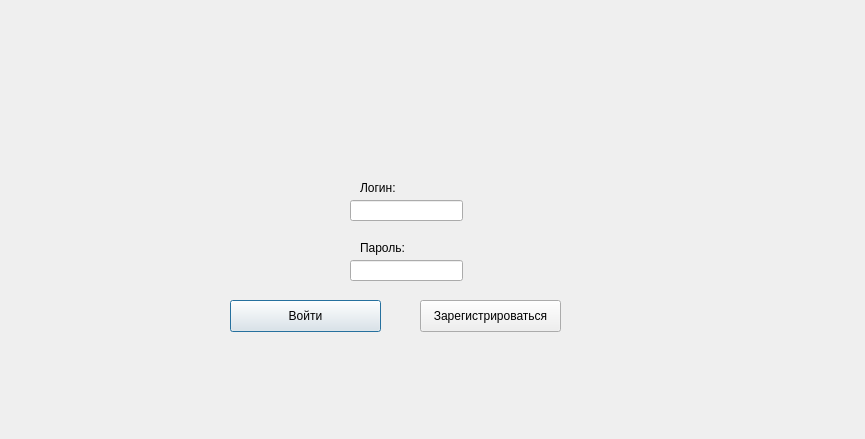
<?xml version="1.0" encoding="UTF-8"?>
<ui version="4.0">
 <class>LoginWindow</class>
 <widget class="QDialog" name="LoginWindow">
  <property name="geometry">
   <rect>
    <x>0</x>
    <y>0</y>
    <width>865</width>
    <height>439</height>
   </rect>
  </property>
  <property name="windowTitle">
   <string>Dialog</string>
  </property>
  <widget class="QLabel" name="label">
   <property name="geometry">
    <rect>
     <x>360</x>
     <y>180</y>
     <width>58</width>
     <height>16</height>
    </rect>
   </property>
   <property name="text">
    <string>Логин:</string>
   </property>
  </widget>
  <widget class="QLineEdit" name="loginLineEdit">
   <property name="geometry">
    <rect>
     <x>350</x>
     <y>200</y>
     <width>113</width>
     <height>21</height>
    </rect>
   </property>
  </widget>
  <widget class="QLabel" name="label_2">
   <property name="geometry">
    <rect>
     <x>360</x>
     <y>240</y>
     <width>58</width>
     <height>16</height>
    </rect>
   </property>
   <property name="text">
    <string>Пароль:</string>
   </property>
  </widget>
  <widget class="QLineEdit" name="passwordLineEdit">
   <property name="geometry">
    <rect>
     <x>350</x>
     <y>260</y>
     <width>113</width>
     <height>21</height>
    </rect>
   </property>
   <property name="echoMode">
    <enum>QLineEdit::EchoMode::Password</enum>
   </property>
  </widget>
  <widget class="QPushButton" name="loginButton">
   <property name="geometry">
    <rect>
     <x>230</x>
     <y>300</y>
     <width>151</width>
     <height>32</height>
    </rect>
   </property>
   <property name="text">
    <string>Войти</string>
   </property>
  </widget>
  <widget class="QPushButton" name="registerButton">
   <property name="geometry">
    <rect>
     <x>420</x>
     <y>300</y>
     <width>141</width>
     <height>32</height>
    </rect>
   </property>
   <property name="text">
    <string>Зарегистрироваться</string>
   </property>
  </widget>
 </widget>
 <resources/>
 <connections/>
</ui>
